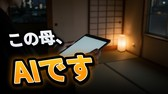
#> input picture deliveries/aihaha-upload/thumb-test-a-168.jpg, 168 x 94 px
$ python thumb_check.py ../deliveries/aihaha-upload/thumb-test-a-168.jpg
#> lines starting #> are read from the running program, lines starting #| are printed output that depends on the picture; after the words box and inside, x2 and y2 are one past the last pixel; in counts of white or black regions, pixels touching at a corner belong together
#!/usr/bin/env python3
"""썸네일 수치 검사 (제22장 13·14, 2026-11-07 상위 30선 대조 기준).

사용법: python3 scripts/thumb_check.py <이미지> [<이미지> ...]
기준(휴대폰 목록에서 묻히지 않게, 우리 10편 중앙값 → 30선 중앙값 근처로):
  밝기(평균 휘도) ≥ 115 · 어두운 면적(L<40) ≤ 25% · 흰+노랑 글자 면적 ≥ 10% (색 다양성 85는 참고 — 실사는 낮게 나옴)
  오른쪽 아래 재생 시간 자리(가로 80~100%·세로 85~100%)에 큰 글자 없음(경고만)
측정은 320x180 축소본에서 한다(30선 대조와 같은 방법).
"""
import sys

import numpy as np
from PIL import Image

TH = dict(L=115, dark=25.0, text=10.0, C=85)


def metrics(path):
    im = Image.open(path).convert("RGB").resize((320, 180))
    a = np.asarray(im).astype(float)
    r, g, b = a[..., 0], a[..., 1], a[..., 2]
    L = 0.299 * r + 0.587 * g + 0.114 * b
    hsv = np.asarray(im.convert("HSV")).astype(float)
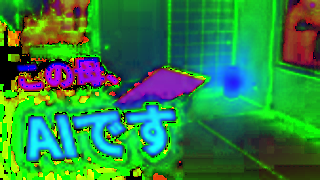
#> hsv: shape (180, 320, 3) float64; mean R, G, B 46.5, 131.1, 66.8
    h, s = hsv[..., 0], hsv[..., 1]
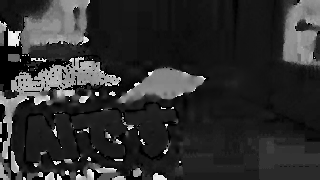
#> h: shape (180, 320) float64; min 0, max 252, mean 46.5
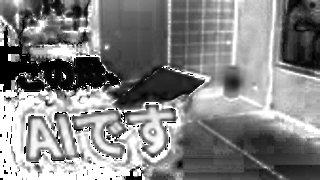
#> s: shape (180, 320) float64; min 0, max 255, mean 131.1
    rg, yb = r - g, 0.5 * (r + g) - b
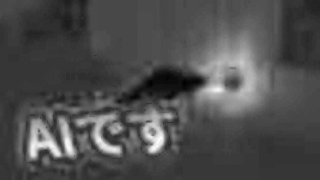
#> rg: shape (180, 320) float64; min -31, max 114, mean 13.4; drawn with min black and max white
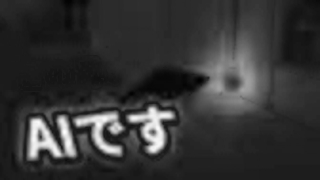
#> yb: shape (180, 320) float64; min -25.5, max 211, mean 23.7; drawn with min black and max white
    C = np.sqrt(rg.std() ** 2 + yb.std() ** 2) + 0.3 * np.sqrt(rg.mean() ** 2 + yb.mean() ** 2)
#> C = 52.43
    white = (L > 225) & (s < 40)
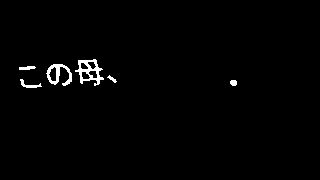
#> white: shape (180, 320) bool; 1.3% white; 6 white regions, box (x1, y1, x2, y2) and area: (75, 59, 104, 86) 321, (46, 64, 72, 86) 245, (20, 79, 42, 88) 72, (19, 66, 36, 70) 52, (230, 80, 237, 86) 36, (107, 75, 117, 83) 31
    yellow = (s > 140) & (L > 150) & (h > 25) & (h < 50)
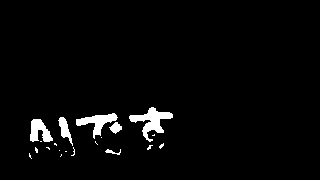
#> yellow: shape (180, 320) bool; 3% white; 20 white regions (14 under 20 px), largest, box (x1, y1, x2, y2) and area: (129, 107, 173, 142) 569, (76, 113, 118, 139) 408, (30, 119, 53, 142) 328, (58, 117, 73, 146) 182, (109, 122, 122, 134) 91, (105, 149, 121, 155) 41
    corner = (white | yellow)[153:, 256:].mean() * 100
#> corner = 0
    return dict(L=L.mean(), dark=(L < 40).mean() * 100, text=(white | yellow).mean() * 100, C=C, corner=corner)


def main():
    bad = 0
    for p in sys.argv[1:]:
        m = metrics(p)
#> m = {'L': 54.13, 'dark': 56.55, 'text': 4.29, 'C': 52.43, 'corner': 0}
        fails = []
        if m["L"] < TH["L"]:
            fails.append(f"밝기 {m['L']:.0f}<{TH['L']}")
        if m["dark"] > TH["dark"]:
            fails.append(f"어두운 면적 {m['dark']:.0f}%>{TH['dark']:.0f}%")
        if m["text"] < TH["text"]:
            fails.append(f"흰·노랑 글자 {m['text']:.1f}%<{TH['text']:.0f}%")
        warn = f" (경고: 재생 시간 자리 글자 {m['corner']:.0f}%)" if m["corner"] > 15 else ""
#> warn = ''
        if m["C"] < TH["C"]:   # 실사 사진은 색 다양성이 낮게 나온다(感動 30선 실사 상위 30~72) → 경고만
            warn += f" (참고: 색 다양성 {m['C']:.0f}<{TH['C']}, 실사면 무시 가능)"
#> warn = ' (참고: 색 다양성 52<85, 실사면 무시 가능)'
        bad += bool(fails)
#> bad = 1
        print(f"{'FAIL' if fails else 'PASS'} {p} | 밝기 {m['L']:.0f} 어두움 {m['dark']:.0f}% 글자 {m['text']:.1f}% 색 {m['C']:.0f}"
              f"{' | ' + ' / '.join(fails) if fails else ''}{warn}")
#| FAIL ../deliveries/aihaha-upload/thumb-test-a-168.jpg | 밝기 54 어두움 57% 글자 4.3% 색 52 | 밝기 54<115 / 어두운 면적 57%>25% / 흰·노랑 글자 4.3%<10% (참고: 색 다양성 52<85, 실사면 무시 가능)
#> (the run stopped early here; a loop or call above may not have finished)
